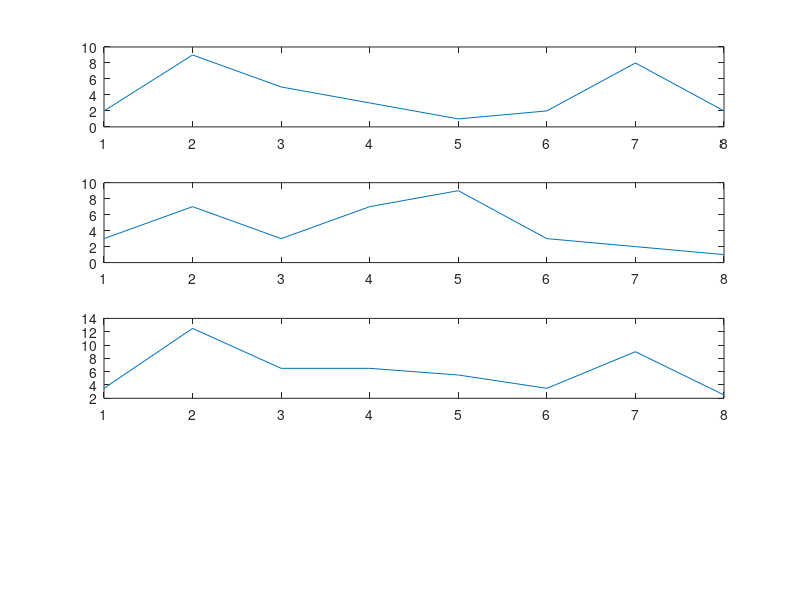

Here is the MATLAB script that generated this plot: (Note: this script raises an error after producing the figure.)

%[Dist,D,k,w]=dtw(datos(1,:),datos(2,:))
t=[1 2 3 4 5 6 7 8];
a=[2 9 5 3 1 2 8 2];
b=[3 7 3 7 9 3 2 1];
subplot(4,1,1); plot(t,a)
subplot(4,1,2); plot(t,b)
aver=a+b./2
subplot(4,1,3); plot(t,aver)
[Dist,D,k,w]=dtw(a,b)
tmpl=(a(w(:,1))+b(w(:,2)))./2;
t=1:1:11
subplot(4,1,4); plot(t*-1,tmpl)
